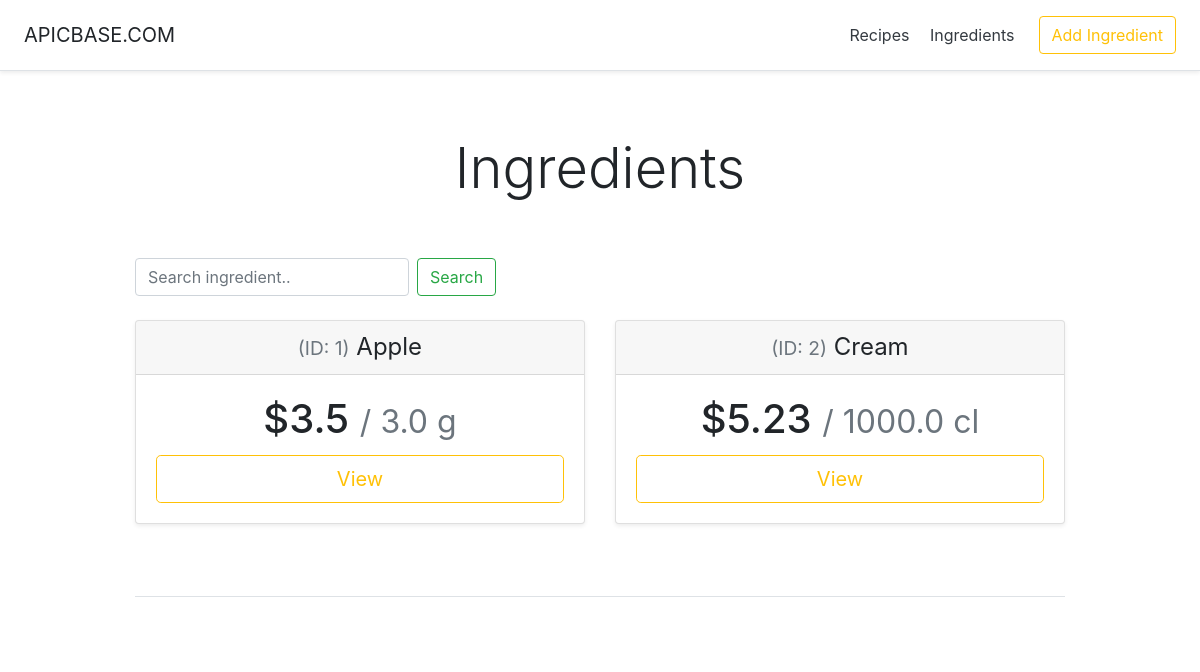
Page /recipeManager/ingredients/ on the earlier database version.
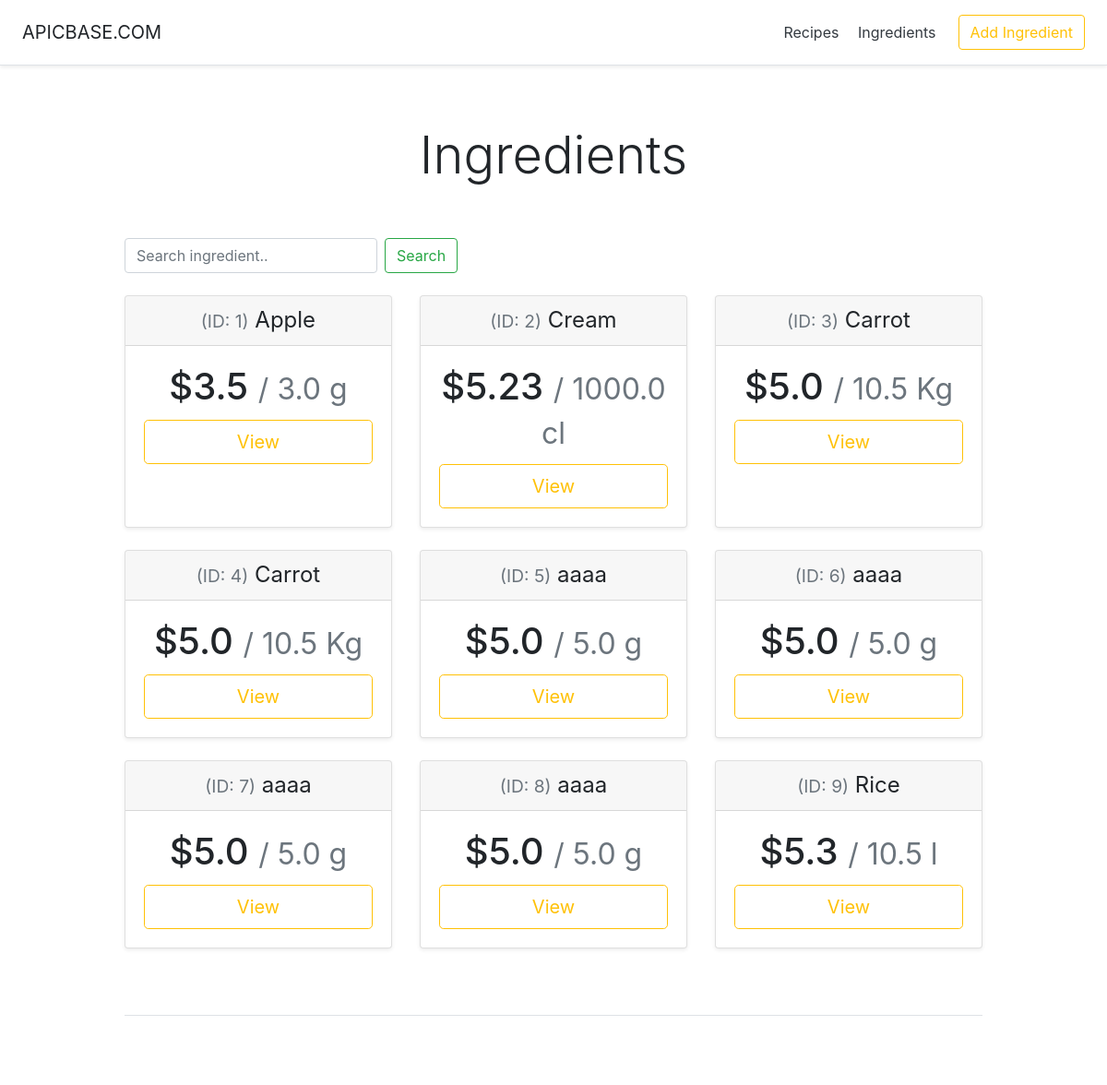
Same page on the later database version.
### recipeManager/models.py (models this page shows, shortened)
class Ingredient(models.Model):
    id = models.AutoField(primary_key=True)
    name = models.CharField(max_length=200)
    cost = models.FloatField()
    amount = models.FloatField()
    GRAMS='g'
    KILOGRAMS='Kg'
    CENTILITER='cl'
    LITER='l'
    UNIT_CHOICES = (
        (GRAMS, 'Grams'),
        (KILOGRAMS, 'Kilograms'),
        (CENTILITER, 'Centiliter'),
        (LITER, 'Liter')
    )
    unit = models.CharField(
        max_length=2,
        choices=UNIT_CHOICES,
        default=GRAMS,
    )

### recipeManager/views.py (the view)
# urls.py: path('ingredients/', views.IngredientsView.as_view(), name='ingredients'),
class IngredientsView(generic.ListView):
    template_name = 'recipeManager/ingredients.html'
    context_object_name = 'ingredients_list'
    def get_queryset(self):
        ingredients = Ingredient.objects.all()
        if 'search' in self.request.GET:
            searchTerm = self.request.GET['search']
            if searchTerm.isdigit():
                return ingredients.filter(id__icontains=searchTerm)
            else:
                return ingredients.filter(name__icontains=searchTerm)
        else:
            return ingredients

### recipeManager/templates/recipeManager/ingredients.html (shortened to what this page needs)
<!DOCTYPE html>
<html lang="en"><head><meta http-equiv="Content-Type" content="text/html; charset=UTF-8">
    {% load static %}
    <link href="{%static 'recipeManager/bootstrap.min.css'%}" rel="stylesheet">
    {% load static %}
    <link href="{% static 'recipeManager/pricing.css' %}" rel="stylesheet">
  </head>
  <body>
    <div class="d-flex flex-column flex-md-row align-items-center p-3 px-md-4 mb-3 bg-white border-bottom shadow-sm">
  <h5 class="my-0 mr-md-auto font-weight-normal">APICBASE.COM</h5>
  <nav class="my-2 my-md-0 mr-md-3">
    <a class="p-2 text-dark" href="{% url 'recipeManager:index' %}">Recipes</a>
    <a class="p-2 text-dark" href="{% url 'recipeManager:ingredients' %}">Ingredients</a>
  </nav>
  <a class="btn btn-outline-warning" href="{% url 'recipeManager:addIngredient'%}">Add Ingredient</a>
</div>
<div class="pricing-header px-3 py-3 pt-md-5 pb-md-4 mx-auto text-center">
  <h1 class="display-4">Ingredients</h1>
</div>
<div class="container">
  <form class="form-inline my-lg-4" method="get">
    <input name="search" class="form-control mr-sm-2" type="search" placeholder="Search ingredient.." aria-label="Search">
    <button class="btn btn-outline-success my-2 my-sm-0" type="submit">Search</button>
  </form>
  <div class="card-deck mb-3 text-center">
    {% if ingredients_list %}
      {% for ingredient in ingredients_list %}
        <div class="card mb-4 shadow-sm">
          <div class="card-header">
            <h4 class="my-0 font-weight-normal"><small class="text-muted">(ID: {{ ingredient.id }})</small> {{ ingredient.name }}</h4>
          </div>
          <div class="card-body">
            <h1 class="card-title pricing-card-title">${{ ingredient.cost }} <small class="text-muted">/ {{ ingredient.amount }} {{ ingredient.unit }}</small></h1>
            <a class="alert-link" style="text-decoration:none;" href="{% url 'recipeManager:ingredientDetail' ingredient.id %}"><button type="button" class="btn btn-lg btn-block btn-outline-warning">View</button></a>
          </div>
        </div>
      {% endfor %}
    {% else %}
      <p><strong>No ingredients available.</strong></p>
    {% endif %}
  </div>
  <footer class="pt-4 my-md-5 pt-md-5 border-top">
  </footer>
</div>
</body></html>

### recipeManager/static/recipeManager/pricing.css (style rules this page uses)
html { font-size: 14px; }
@media (min-width: 768px) { html { font-size: 16px; } }
.container { max-width: 960px; }
.pricing-header { max-width: 700px; }
.card-deck .card { min-width: 220px; }

Differences in the rows shown:
added Ingredient: id "3", name "Carrot", cost "5.0", amount "10.5", unit "Kg"
added Ingredient: id "4", name "Carrot", cost "5.0", amount "10.5", unit "Kg"
added Ingredient: id "5", name "aaaa", cost "5.0", amount "5.0", unit "g"
added Ingredient: id "6", name "aaaa", cost "5.0", amount "5.0", unit "g"
added Ingredient: id "7", name "aaaa", cost "5.0", amount "5.0", unit "g"
added Ingredient: id "8", name "aaaa", cost "5.0", amount "5.0", unit "g"
added Ingredient: id "9", name "Rice", cost "5.3", amount "10.5", unit "l"
